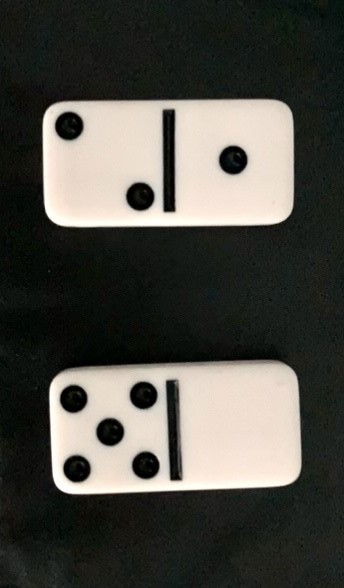
#> input picture domino_vision/domino_ideal_horiz.jpg, 344 x 588 px
$ python detect_rectangle.py
#> lines starting #> are read from the running program, lines starting #| are printed output that depends on the picture; after the words box and inside, x2 and y2 are one past the last pixel; in counts of white or black regions, pixels touching at a corner belong together; long printed decimals are rounded
import cv2
import numpy as np

img = cv2.imread('domino_ideal_horiz.jpg')
#> img is the input picture: shape (588, 344, 3); mean B, G, R 70.1, 76.6, 77.6
gray = cv2.cvtColor(img, cv2.COLOR_BGR2GRAY)

ret,thresh = cv2.threshold(gray,127,255,0) # Will need to tune this value based on lighting conditions
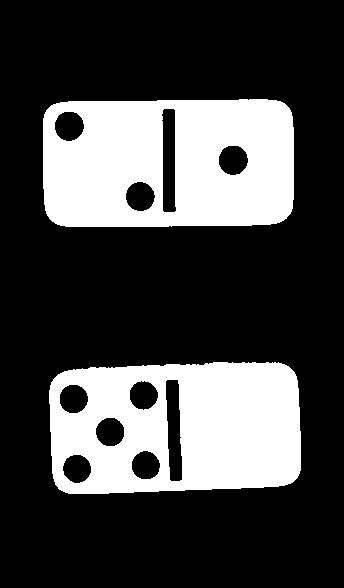
#> thresh: shape (588, 344); 26.9% white; 2 white regions

cv2.imshow("Shapes", thresh)
cv2.waitKey(0)
cv2.destroyAllWindows()

contours,hierarchy = cv2.findContours(thresh, 1, 2)
#> contours = 12 contours; largest, box (x1, y1, x2, y2) and area: (43, 99, 294, 227) 30760, (49, 362, 301, 494) 30577, (165, 379, 183, 482) 1362, (161, 108, 177, 213) 1352, (218, 145, 249, 176) 708

print("Number of contours detected:", len(contours))
#| Number of contours detected: 12

# Need someway to detect the larger rectangles from the contours. Only keep the larger ones.

for cnt in contours:
   x1,y1 = cnt[0][0]
   approx = cv2.approxPolyDP(cnt, 0.1*cv2.arcLength(cnt, True), True) #use 0.03 if we want to see the skinny rectangle
   if len(approx) == 4:
      x, y, w, h = cv2.boundingRect(cnt)
      ratio = float(w)/h
      print(ratio)
      if ratio >= 0.9 and ratio <= 1.1:
         img = cv2.drawContours(img, [cnt], -1, (0,255,255), 3)
         cv2.putText(img, 'Circle', (x1, y1), cv2.FONT_HERSHEY_SIMPLEX, 0.6, (255, 255, 0), 2)
      elif ratio > 4/34:
         #do something with dots

         cv2.putText(img, 'Rectangle', (x1, y1), cv2.FONT_HERSHEY_SIMPLEX, 0.6, (0, 255, 0), 2)
         img = cv2.drawContours(img, [cnt], -1, (0,255,0), 3)
      '''
      else:
         cv2.putText(img, 'Rectangle', (x1, y1), cv2.FONT_HERSHEY_SIMPLEX, 0.6, (0, 255, 0), 2)
         img = cv2.drawContours(img, [cnt], -1, (0,255,0), 3)
         '''
#> this loop made 12 passes
#| 1.0
#| 1.0
#| 1.0
#| 1.0
#| 0.9677
#| 1.909
#| 1.0
#| 1.0
#> (further printed lines are left out)
#> pass 1, `img = cv2.drawContours(img, [cnt], -1, (0,255,255), 3)`:
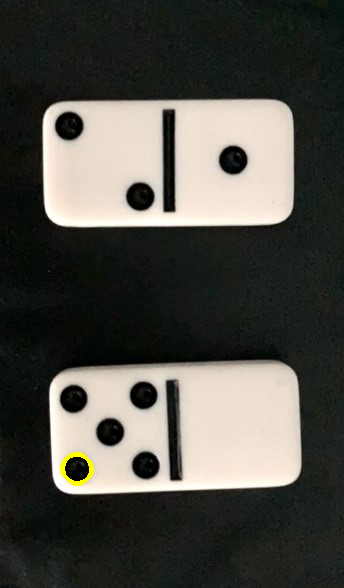
#> img: shape (588, 344, 3); 0.2% of pixels changed, all inside (x1, y1, x2, y2) = (60, 452, 94, 486)
#> pass 2, `img = cv2.drawContours(img, [cnt], -1, (0,255,255), 3)`:
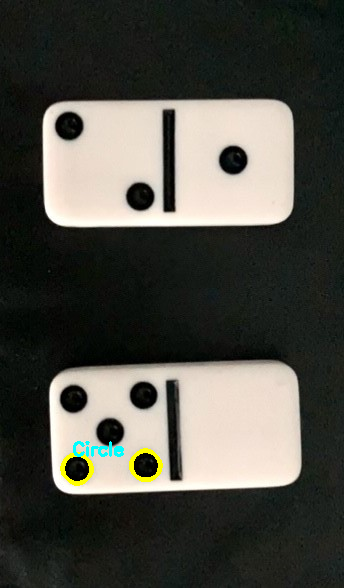
#> img: shape (588, 344, 3); 0.39% of pixels changed, all inside (x1, y1, x2, y2) = (73, 441, 163, 482)
#> pass 3, `img = cv2.drawContours(img, [cnt], -1, (0,255,255), 3)`:
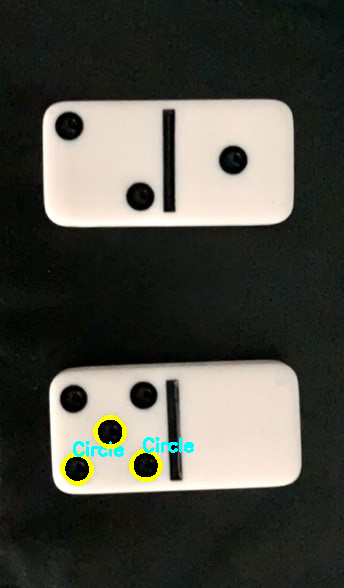
#> img: shape (588, 344, 3); 0.39% of pixels changed, all inside (x1, y1, x2, y2) = (93, 415, 194, 453)
#> after the loop:
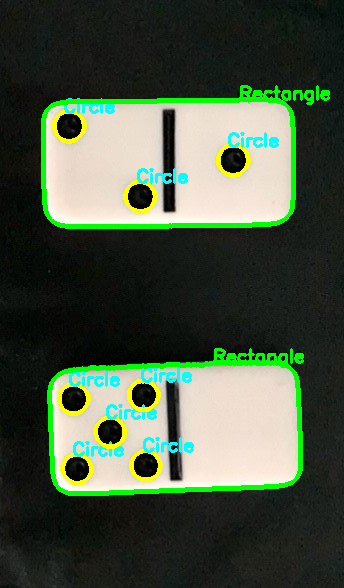
#> img: shape (588, 344, 3); 6.05% of pixels changed, all inside (x1, y1, x2, y2) = (41, 85, 330, 496)

cv2.imshow("Shapes", img)
cv2.waitKey(0)
cv2.destroyAllWindows()

$ run again, with domino_vision/domino_ideal.jpg copied over domino_vision/domino_ideal_horiz.jpg
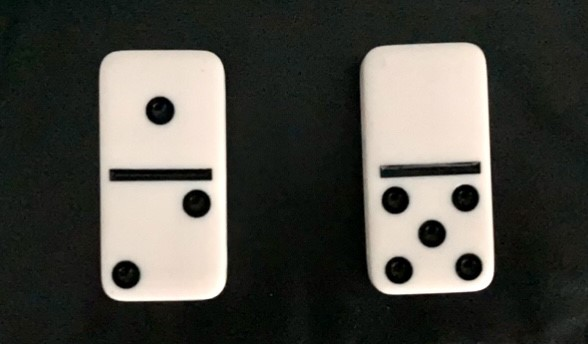
#> input picture domino_vision/domino_ideal.jpg, 588 x 344 px
#> img is the input picture: shape (344, 588, 3); mean B, G, R 70, 76.6, 77.6
#> `ret,thresh = cv2.threshold(gray,127,255,0)`:
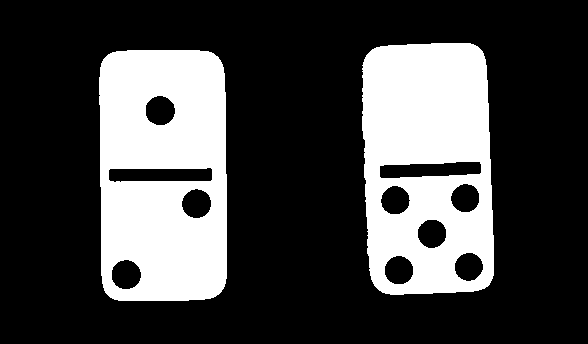
#> thresh: shape (344, 588); 26.9% white; 2 white regions
#> contours = 12 contours; largest, box (x1, y1, x2, y2) and area: (99, 50, 227, 301) 30760, (362, 43, 494, 295) 30581, (379, 161, 482, 179) 1362, (108, 167, 213, 183) 1352, (145, 95, 176, 126) 709
#| Number of contours detected: 12
#> the loop `for cnt in contours:` made 12 passes
#> (x1, y1, approx, x, y, w, h, ratio) on passes 1 to 5: (123, 260, [[124, 259], [141, 272], [129, 289], [111, 279]], 111, 259, 31, 31, 1), (395, 256, [[396, 255], [413, 266], [403, 284], [384, 274]], 384, 255, 30, 30, 1), (465, 253, [[463, 253], [482, 261], [474, 280], [455, 273]], 454, 252, 30, 30, 1), (426, 220, [[427, 219], [446, 229], [434, 248], [417, 237]], 417, 219, 30, 30, 1), (194, 189, [[195, 188], [211, 200], [199, 218], [181, 206]], 181, 188, 31, 31, 1)
#> (printed output is left out)
#> after the loop `for cnt in contours:`:
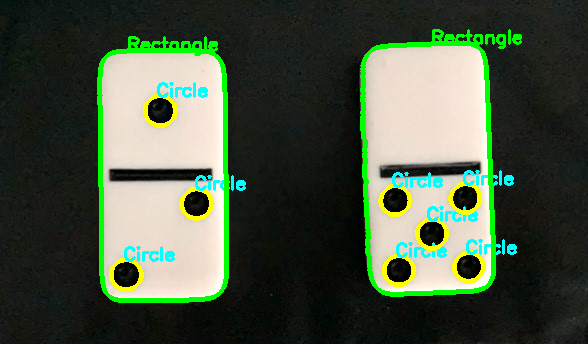
#> img: shape (344, 588, 3); mean B, G, R 64.6, 84.7, 71.4
